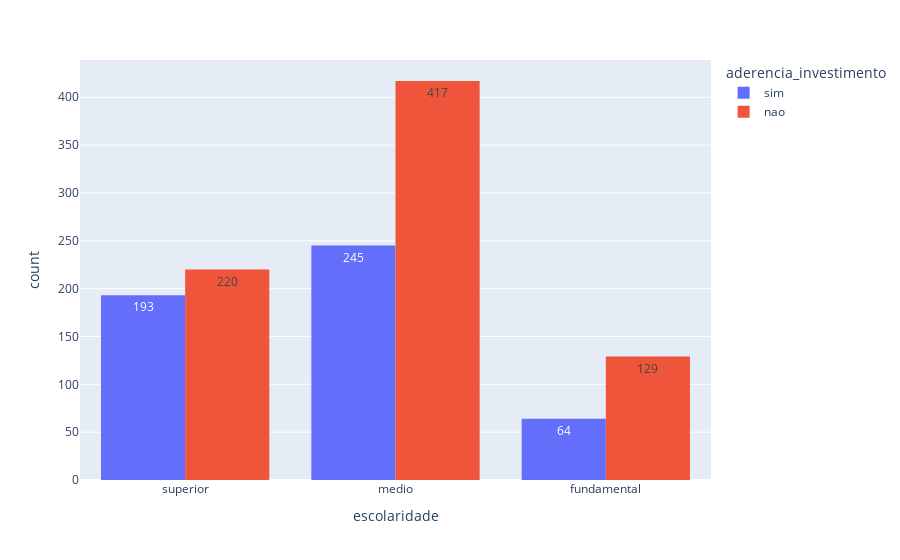

Notebook code for this chart:
### Code cell
px.histogram(
    dados,
    x="escolaridade",
    text_auto=True,
    color="aderencia_investimento",
    barmode="group",
)

### Figure 1 — Plotly figure (JSON) as saved in the notebook; plotly's stock layout.template omitted (floating-point values rounded to 4 significant figures; data arrays with more than 128 entries replaced by an {"elided": "..."} marker saying what was removed)
{"data": [{"alignmentgroup": "True", "bingroup": "x", "hovertemplate": "aderencia_investimento=sim<br>escolaridade=%{x}<br>count=%{y}<extra></extra>", "legendgroup": "sim", "marker": {"color": "#636efa", "pattern": {"shape": ""}}, "name": "sim", "offsetgroup": "sim", "orientation": "v", "showlegend": true, "texttemplate": "%{value}", "type": "histogram", "x": {"elided": "502 str values"}, "xaxis": "x", "yaxis": "y"}, {"alignmentgroup": "True", "bingroup": "x", "hovertemplate": "aderencia_investimento=nao<br>escolaridade=%{x}<br>count=%{y}<extra></extra>", "legendgroup": "nao", "marker": {"color": "#EF553B", "pattern": {"shape": ""}}, "name": "nao", "offsetgroup": "nao", "orientation": "v", "showlegend": true, "texttemplate": "%{value}", "type": "histogram", "x": {"elided": "766 str values"}, "xaxis": "x", "yaxis": "y"}], "layout": {"barmode": "group", "legend": {"title": {"text": "aderencia_investimento"}, "tracegroupgap": 0}, "margin": {"t": 60}, "xaxis": {"anchor": "y", "domain": [0, 1], "title": {"text": "escolaridade"}}, "yaxis": {"anchor": "x", "domain": [0, 1], "title": {"text": "count"}}}}
